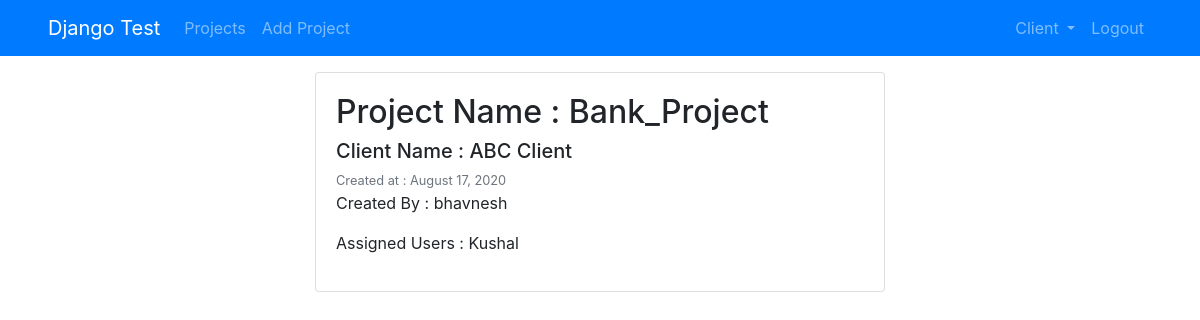
Page /project/8/ (signed in) on the committed database.
### projects/models.py (models this page shows, shortened)
class Project(models.Model):
    project_name = models.CharField(max_length=100)
    assigned_users = models.ManyToManyField(User, related_name='assigned_users')
    client_name = models.ForeignKey(Client, on_delete=models.CASCADE)
    created_at = models.DateTimeField(default=timezone.now)
    created_by = models.ForeignKey(User, on_delete=models.DO_NOTHING)

### clients/models.py (models this page shows, shortened)
class Client(models.Model):
    client_name = models.CharField(max_length=100)
    created_at = models.DateTimeField(default=timezone.now)
    created_by = models.ForeignKey(User, on_delete=models.DO_NOTHING)
    def __str__(self):
        return self.client_name

### projects/views.py (the view)
# urls.py: path('project/<int:pk>/', ProjectDetailView.as_view(), name='project-detail'),
class ProjectDetailView(LoginRequiredMixin, DetailView):
    model = Project

### projects/templates/projects/project_detail.html
{% extends "users/base.html" %}
{% block content %}
      <div class="card card-body ">
          <h2>Project Name : {{ object.project_name }}</h2>
          <h5>Client Name : {{ object.client_name }}</h5>
          <small class="text-muted">Created at : {{ object.created_at|date:"F d, Y" }}</small>
          <p>Created By : {{ object.created_by }}</p>
          <p>Assigned Users : {% for assigned_users in object.assigned_users.all %}{{ assigned_users }} {% endfor %}</p>
    </div>
{% endblock content %}

### rows in the picture
Project: project_name "Bank_Project", client_name "ABC Client", created_at "August 17, 2020", created_by "bhavnesh"

### other values in the picture
{{ assigned_users }} "Kushal"
